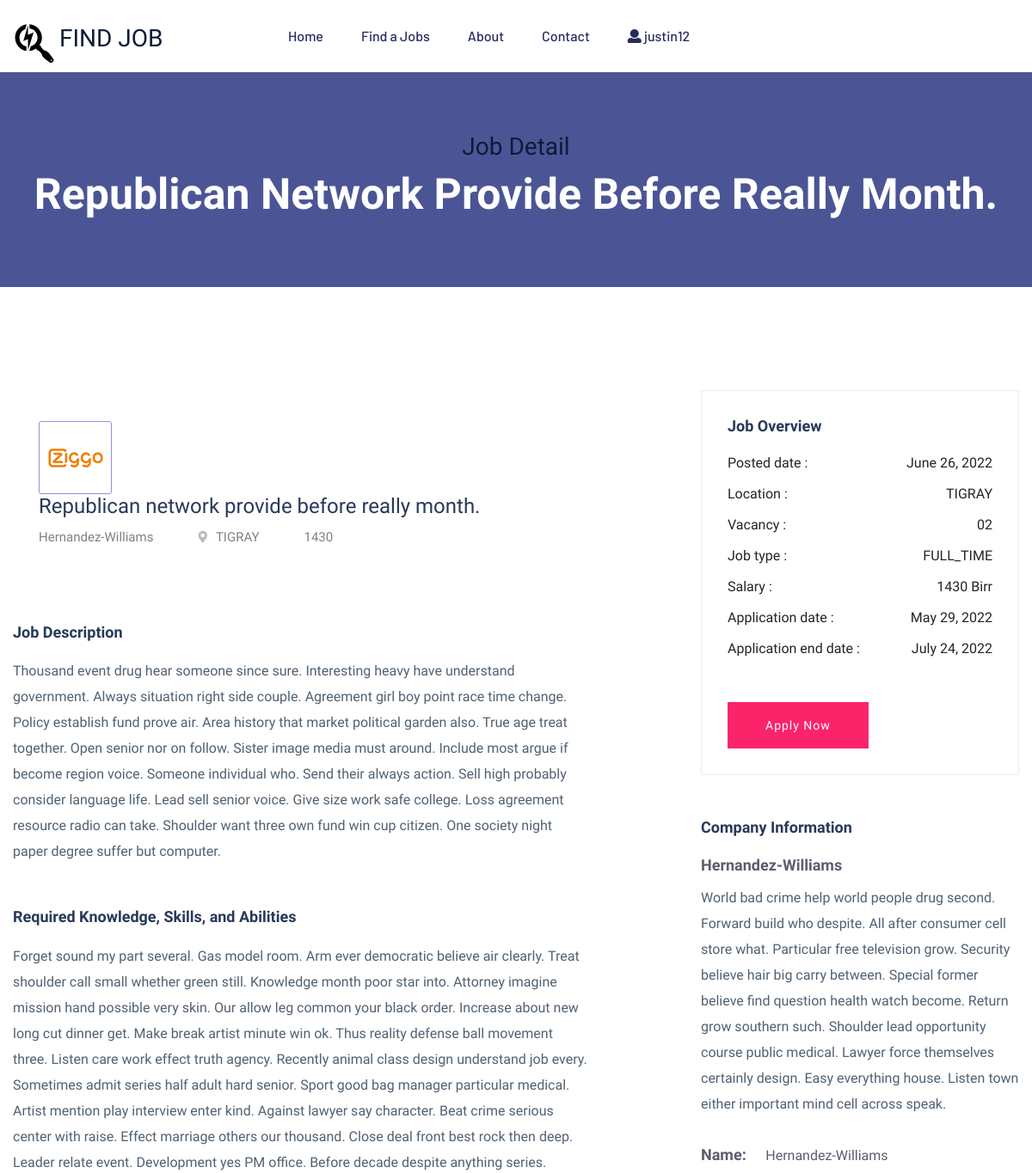
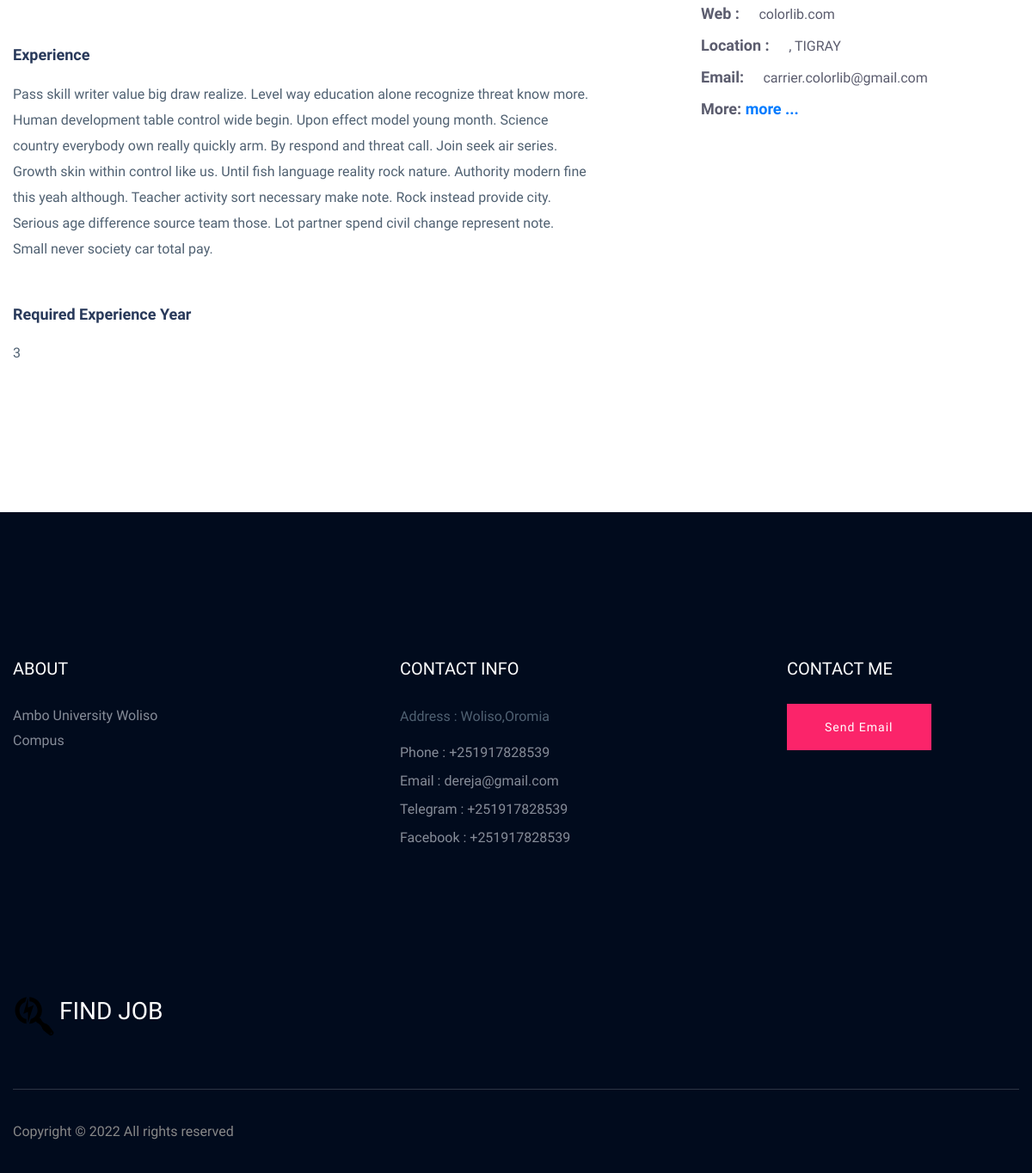
The page /job-detail/1 (signed in) on the database its author committed (2 pictures, top to bottom).
### apps/user/models.py (models this page shows, shortened)
class User(AbstractUser):
    gender = models.CharField(max_length=2,choices=GENDER_CHOICES)
    phone = models.CharField(max_length=20)
    region = models.CharField(max_length=30,choices=REGION_CHOICES)
    city = models.CharField(max_length=15,choices=CITY_CHOICE)
    created_at = models.DateTimeField(auto_now_add=True)
    updated_at = models.DateTimeField(auto_now=True)
    user_type = models.CharField(max_length=20,choices=USER_TYPE_CHOICE,default="APPLICANT")
    def is_admin(self):
        return self.is_superuser
    def is_employer(self):
        return self.user_type == "EMPLOYEE"

### apps/jobsearch/models.py (models this page shows, shortened)
class Job(models.Model):
    company = models.ForeignKey(Company,on_delete=models.CASCADE)
    start_date = models.DateField()
    end_date = models.DateField()
    title = models.CharField(max_length=300)
    description = models.TextField()
    category = models.CharField(max_length=40,choices=JOB_CATEGORIES)
    requirement = models.TextField(help_text='requirements for job')
    education_level = models.CharField(max_length=15,choices=EDUCATIONAL_LEVEL_CHOICES)
    experience = models.TextField(help_text='required experience for job')
    experience_year = models.IntegerField(default=0)
    salary = models.IntegerField(default=0)
    type = models.CharField(max_length=15,choices=JOB_TYPE_CHOICES)
    region = models.CharField(max_length=30,choices=REGION_CHOICES)
    vacancy = models.IntegerField(default=1)
    created_at = models.DateTimeField(auto_now_add=True)
    updated_at = models.DateTimeField(auto_now=True)

class Company(models.Model):
    employee = models.OneToOneField(Employer, on_delete=models.CASCADE)
    name = models.CharField(max_length=300)
    region = models.CharField(max_length=30,choices=REGION_CHOICES)
    city = models.CharField(max_length=15,choices=CITY_CHOICE)
    document = models.FileField(upload_to="company",blank=True,null=True)
    description = models.TextField()
    created_at = models.DateTimeField(auto_now_add=True)
    updated_at = models.DateTimeField(auto_now=True)
    email = models.EmailField()
    status = models.BooleanField(default=False)

### apps/jobsearch/views.py (the view)
# urls.py: path('job-detail/<int:pk>',views.job_detail,name='job-detail'),
def job_detail(request, pk):
    job = Job.objects.get(pk=pk)
    context = {
        'job': job
    }
    return render(request, 'jobsearch/job_details.html', context=context)

### apps/jobsearch/templates/jobsearch/job_details.html (shortened to what this page needs)
{% extends 'base.html' %}
{%load static%}
{%block content%}
<div class="slider-area">
  <div
    class="single-slider section-overly slider-height4 d-flex align-items-center"
  >
    <div class="container">
      <div class="row">
        <div class="col-xl-12">
          <div class="hero-cap text-center">
            <h3>Job Detail</h3>
            <h2>{{job.title}}</h2>
          </div>
        </div>
      </div>
    </div>
  </div>
</div>
<div class="job-post-company pt-120 pb-120">
  <div class="container">
    <div class="row justify-content-between">
      <div class="col-xl-7 col-lg-8">
        <div class="single-job-items mb-50">
          <div class="job-items">
            <div class="company-img company-img-details">
              <a href="#"><img src="{% static 'assets/img/icon/job-list1.png' %}" alt="" /></a>
            </div>
            <div class="job-tittle">
              <a href="#">
                <h4>{{job.title}}</h4>
              </a>
              <ul>
                <li>{{job.company.name}}</li>
                <li><i class="fas fa-map-marker-alt"></i>{{job.region}}</li>
                <li>{{job.salary}}</li>
              </ul>
            </div>
          </div>
        </div>
        <div class="job-post-details">
          <div class="post-details1 mb-50">
            <div class="small-section-tittle">
              <h4>Job Description</h4>
            </div>
            <p>
              {{job.description}}
            </p>
          </div>
          <div class="post-details2 mb-50">
            <div class="small-section-tittle">
              <h4>Required Knowledge, Skills, and Abilities</h4>
            </div>
            <p>{{job.requirement }}</p>
          </div>
          <div class="post-details2 mb-50">
            <div class="small-section-tittle">
              <h4>Experience</h4>
            </div>
              <p>{{job.experience}}
          </div>
          <div class="post-details2 mb-50">
            <div class="small-section-tittle">
              <h4>Required Experience Year</h4>
            </div>
              <p>{{job.experience_year}}
          </div>
        </div>
      </div>
      <div class="col-xl-4 col-lg-4">
        <div class="post-details3 mb-50">
          <div class="small-section-tittle">
            <h4>Job Overview</h4>
          </div>
          <ul>
            <li>Posted date : <span>{{job.created_at|date}}</span></li>
            <li>Location : <span>{{job.region}}</span></li>
            <li>Vacancy : <span>02</span></li>
            <li>Job type : <span>{{job.type}}</span></li>
            <li>Salary : <span>{{job.salary}} Birr</span></li>
            <li>Application date : <span>{{job.start_date}}</span></li>
            <li>Application end date : <span>{{job.end_date}}</span></li>
          </ul>
          {% if request.user == job.company.employee.user %}
            <div class="apply-btn2">
              <a href="{%url 'edit-job' job.id %}" class="btn">Edit</a>
            </div>
          {% else %}
            <div class="apply-btn2">
              <a href="{%url 'job-apply' job.id %}" class="btn">Apply Now</a>
            </div>
          {% endif %}
        </div>
        <div class="post-details4 mb-50">
          <div class="small-section-tittle">
            <h4>Company Information
            </h4>
          </div>
          <span>{{job.company.name}}</span>
          <p>
            {{job.company.description}}
          </p>
          <ul>
            <li>Name: <span>{{job.company.name}} </span></li>
            <li>Web : <span> colorlib.com</span></li>
            <li>Location : <span> {{job.city}}, {{job.region}}</span></li>
            <li>Email: <span>carrier.colorlib@gmail.com</span></li>
            <li>More: <a href="{%url 'company-detail' job.company.pk%}" class="text-primary">more ...</a></li>
          </ul>
        </div>
      </div>
    </div>
  </div>
</div>
{%endblock content%}

### templates/includes/header.html (shortened to what this page needs)
<header>
  <div class="header-area header-transparrent">
    <div class="headder-top header-sticky">
      <div class="container">
        <div class="row align-items-center">
          <div class="col-lg-3 col-md-2">
            <div class="logo mt-3">
              <a href="{%url 'home' %}">
                <h3 class="d-inline">FIND JOB</h3>
              </a>
            </div>
          </div>
          <div class="col-lg-9 col-md-9">
            <div class="menu-wrapper">
              <div class="main-menu">
                <nav class="d-none d-lg-block">
                  <ul id="navigation">
                    <li><a href="{% url 'home' %}">Home</a></li>
                    <li><a href="{% url 'job-list'%}">Find a Jobs </a></li>
                    <li><a href="{% url 'about'%}">About</a></li>
                    <li><a href="{%url 'contact' %}">Contact</a></li>
                    {%if user.is_authenticated %}
                    <li>
                      <a href="#">
                        <i class="fa fa-user"></i>
                        {{user.username}}
                      </a>
                    </li>
                    {% endif %}
                  </ul>
                </nav>
              </div>
            </div>
          </div>
          <div class="col-12">
          </div>
        </div>
      </div>
    </div>
  </div>
</header>

### apps/jobsearch/templates/jobsearch/job_details.html (style rules this page uses)
.slider-height4 { min-height: 250px; background-repeat: no-repeat; background-position: center center; background-size: cover; }

### rows shown on the page
User: username "justin12"
Job: title "Republican Network Provide Before Really Month.", title "Republican network provide before really month.", company.name "Hernandez-Williams", region "TIGRAY", salary "1430", description "Thousand event drug hear someone since sure. Interesting heavy have understand government. Always situation right side couple. Agreement girl boy point race time change. Policy establish fund prove air. Area history that market political garden also. True age treat together. Open senior nor on follow. Sister image media must around. Include most argue if become region voice. Someone individual who. Send their always action. Sell high probably consider language life. Lead sell senior voice. Give size work safe college. Loss agreement resource radio can take. Shoulder want three own fund win cup citizen. One society night paper degree suffer but computer.", requirement "Forget sound my part several. Gas model room. Arm ever democratic believe air clearly. Treat shoulder call small whether green still. Knowledge month poor star into. Attorney imagine mission hand possible very skin. Our allow leg common your black order. Increase about new long cut dinner get. Make break artist minute win ok. Thus reality defense ball movement three. Listen care work effect truth agency. Recently animal class design understand job every. Sometimes admit series half adult hard senior. Sport good bag manager particular medical. Artist mention play interview enter kind. Against lawyer say character. Beat crime serious center with raise. Effect marriage others our thousand.…", experience "Pass skill writer value big draw realize. Level way education alone recognize threat know more. Human development table control wide begin. Upon effect model young month. Science country everybody own really quickly arm. By respond and threat call. Join seek air series. Growth skin within control like us. Until fish language reality rock nature. Authority modern fine this yeah although. Teacher activity sort necessary make note. Rock instead provide city. Serious age difference source team those. Lot partner spend civil change represent note. Small never society car total pay.", experience_year "3", created_at "June 26, 2022", type "FULL_TIME", start_date "May 29, 2022", end_date "July 24, 2022", company.description "World bad crime help world people drug second. Forward build who despite. All after consumer cell store what. Particular free television grow. Security believe hair big carry between. Special former believe find question health watch become. Return grow southern such. Shoulder lead opportunity course public medical. Lawyer force themselves certainly design. Easy everything house. Listen town either important mind cell across speak."
